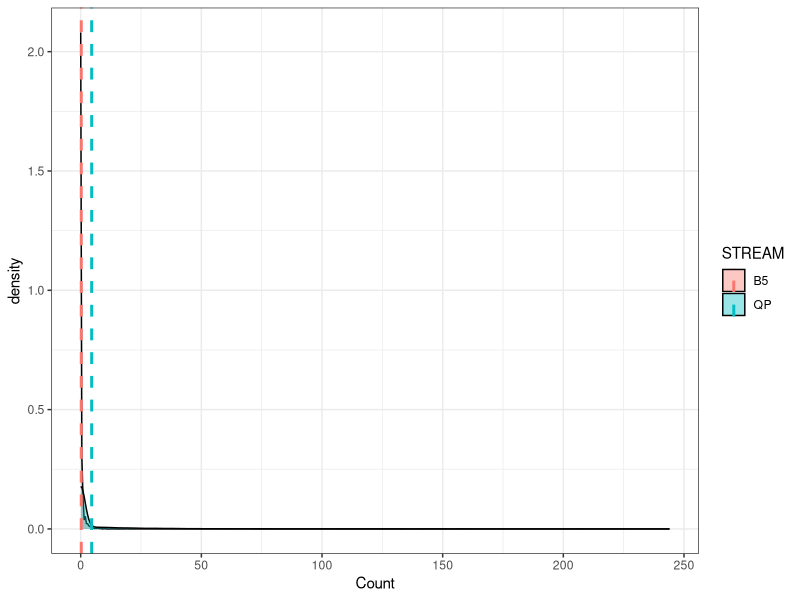
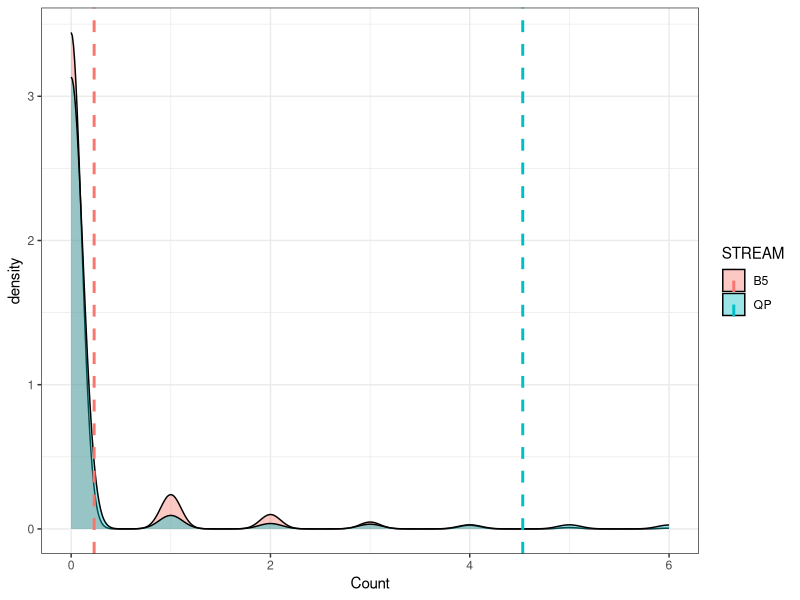
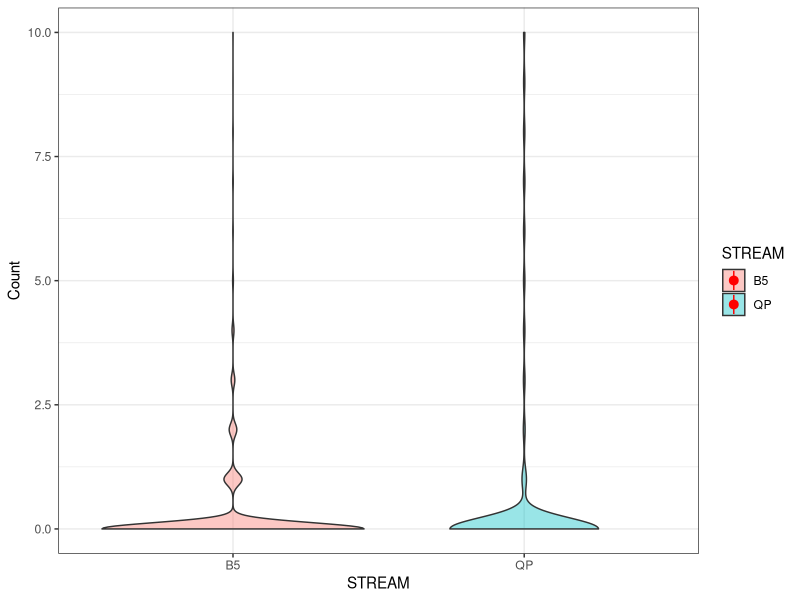
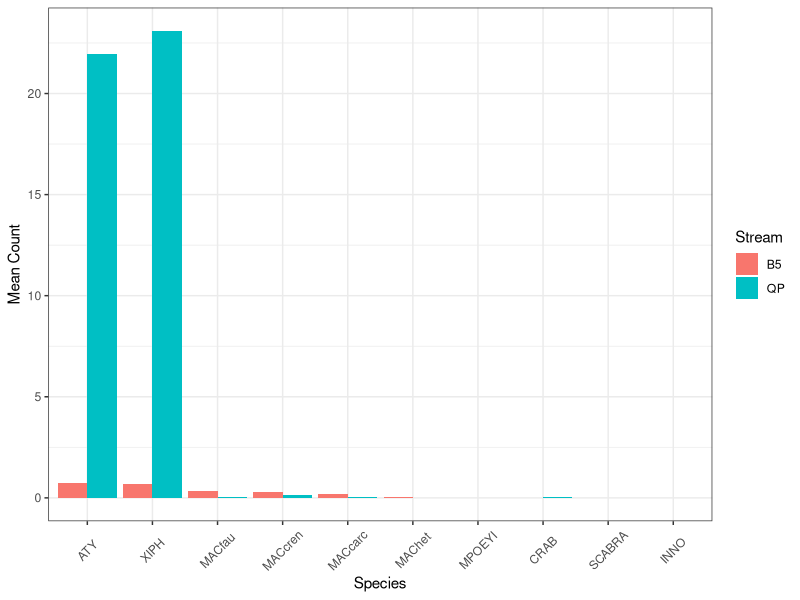
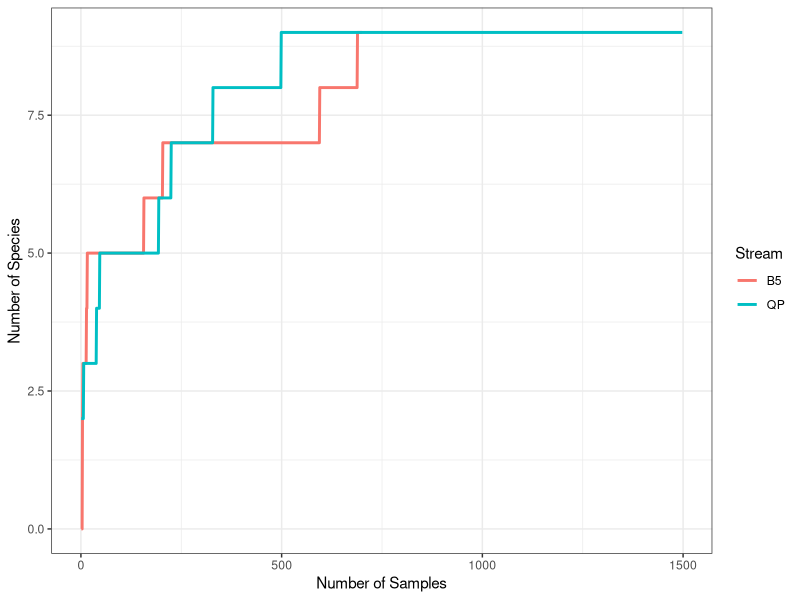
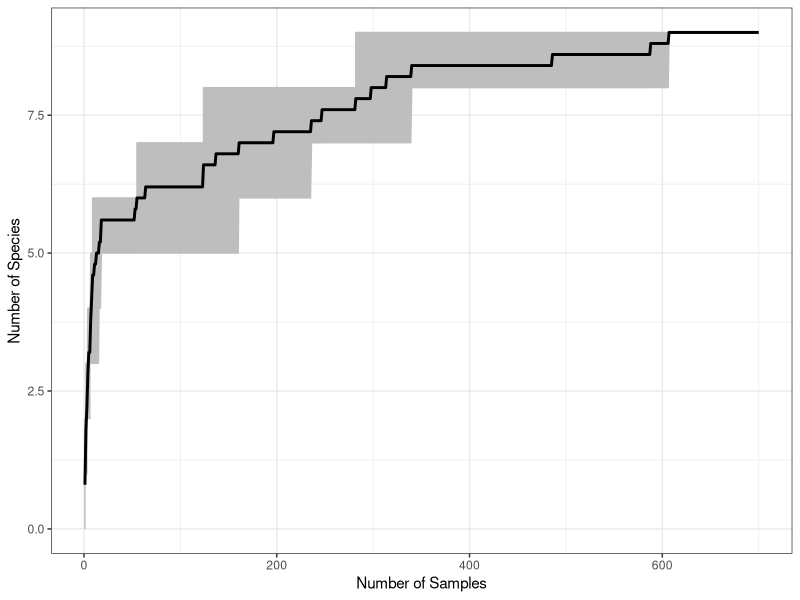
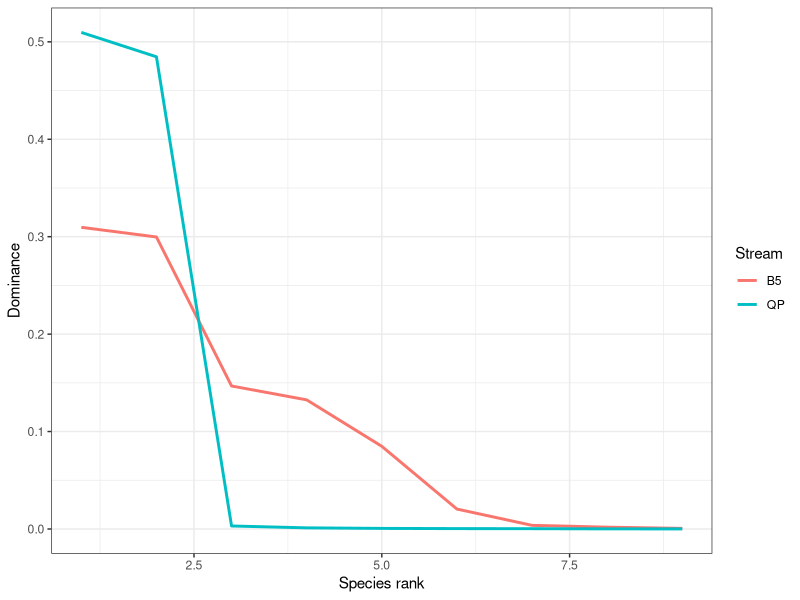
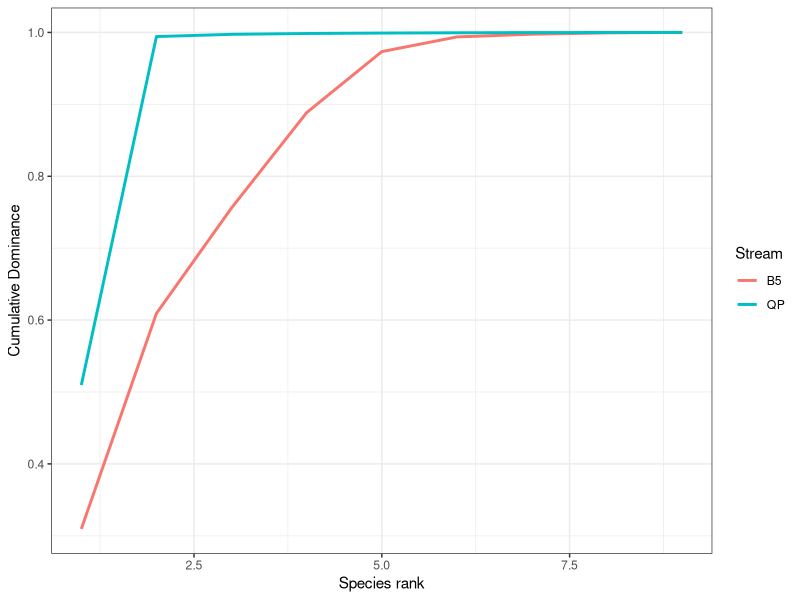

Recreate these plots in R, in order.
## ---- chunk 1
knitr::opts_chunk$set(collapse = T, cache = T)
## ---- chunk 2
library(tidyverse)

# data in wide format
shrimp_w = read_csv('data/shrimp.csv')

shrimp_w

# convert to long format for plotting
shrimp_l = shrimp_w %>% 
  pivot_longer(cols = 7:16, 
               names_to = "Species", 
               values_to = "Count") %>% 
  select(-`...1`)

shrimp_l
## ---- chunk 3
shrimp_ss = shrimp_l %>% 
  group_by(STREAM) %>% 
  summarise(mean_count = mean(Count, na.rm = TRUE),
            sd_count = sd(Count, na.rm = TRUE),
            total = sum(Count, na.rm = TRUE))

shrimp_ss
## ---- chunk 4
ggplot(shrimp_l, aes(x = Count, fill = STREAM))+
  geom_density(alpha=0.4) +
  geom_vline(data=shrimp_ss, aes(xintercept=mean_count, color=STREAM),
             linetype="dashed", size = 1) +
  theme_bw()

ggplot(shrimp_l, aes(x = Count, fill = STREAM))+
  geom_density(alpha=0.4) +
  geom_vline(data=shrimp_ss, aes(xintercept=mean_count, color=STREAM),
             linetype="dashed", size = 1) +
  xlim(0, 6) +
  theme_bw()
## ---- chunk 5
ggplot(shrimp_l, aes(x = STREAM, y = Count, fill = STREAM))+
  geom_violin(alpha=0.4) +
  stat_summary(fun.data=mean_sdl, mult=1, 
               geom="pointrange", color="red") +
  ylim(0, 10)+
  theme_bw()


## ---- chunk 6
shrimp_summary2 = shrimp_l %>% 
  group_by(STREAM, Species) %>% 
  summarise(mean_count = mean(Count, na.rm = TRUE),
            sd_count = sd(Count, na.rm = TRUE),
            total = sum(Count, na.rm = TRUE)) %>% 
  mutate(Species = fct_reorder(Species, mean_count, .desc = TRUE))

ggplot(shrimp_summary2, aes(x = Species, y = mean_count, fill = STREAM))+
  geom_bar(stat = "identity", position=position_dodge()) + 
  labs(y = 'Mean Count', x = 'Species', fill = 'Stream')+
  theme_bw() +
  theme(axis.text.x = element_text(angle = 45, vjust = 0.5))
## ---- chunk 7
shrimp_l %>% 
    group_by(STREAM, YEAR, MONTH) %>% 
    filter(Count > 0) %>% 
    summarise(richness = length(unique(Species))) %>% 
    ungroup() %>% 
    group_by(STREAM) %>% 
    summarise(mean_richness = mean(richness, na.rm = TRUE),
              sd_richness = sd(richness, na.rm = TRUE))
## ---- chunk 8
# for loop
df = unique(shrimp_l[c("STREAM","MONTH","YEAR")])
df$H = NA

df

for (i in 1:nrow(df)){
  d = shrimp_l %>% filter(STREAM == df$STREAM[i],
                        MONTH == df$MONTH[i],
                        YEAR == df$YEAR[i],
                        Count > 0)
  d = d %>% count(Species,wt = Count) %>% 
    mutate(pi = n/sum(n),
           ln_pi = log(pi),
           p_ln_pi = pi*ln_pi)
  
  df$H[i] = -sum(d$p_ln_pi)
}

df %>% 
    group_by(STREAM) %>% 
    summarise(mean_H = mean(H, na.rm = TRUE),
              sd_H = sd(H, na.rm = TRUE))


# dplyr
shrimp_l %>% 
    group_by(STREAM, YEAR, MONTH) %>% 
    filter(Count > 0) %>% 
    mutate(Total = sum(Count)) %>% 
    ungroup() %>% 
    group_by(STREAM, YEAR, MONTH, Species) %>%
    summarise(Count_Spp = sum(Count),
              Total_Count = max(Total)) %>% 
    mutate(p = Count_Spp/Total_Count, 
              ln_pi = log(p), 
              p_ln_pi = p*ln_pi) %>% 
    ungroup() %>% 
    group_by(STREAM, YEAR, MONTH) %>% 
    summarise(H = -sum(p_ln_pi)) %>% 
    ungroup() %>% 
    group_by(STREAM) %>% 
    summarise(mean_H = mean(H, na.rm = TRUE),
              sd_H = sd(H, na.rm = TRUE))
## ---- chunk 9
# for loop
df$D = NA
df

for (i in 1:nrow(df)){
  d = shrimp_l %>% filter(STREAM == df$STREAM[i],
                        MONTH == df$MONTH[i],
                        YEAR == df$YEAR[i],
                        Count > 0)
  d = d %>% count(Species,wt = Count) %>% 
    mutate(pi = n/sum(n))
  
  df$D[i] = sum(d$pi^2)
}
df$even = 1 - df$D
df$inv = 1/df$D

df %>% 
  group_by(STREAM) %>% 
  summarise(mean_D = mean(D, na.rm = TRUE),
            sd_D = sd(D, na.rm = TRUE),
            mean_even = mean(even, na.rm = TRUE),
            sd_even = sd(even, na.rm = TRUE),
            mean_inv = mean(inv, na.rm = TRUE),
            sd_inv = sd(inv, na.rm = TRUE))

# dplyr
shrimp_l %>% 
  group_by(STREAM, YEAR, MONTH) %>% 
  filter(Count > 0) %>% 
  mutate(Total = sum(Count)) %>% 
  ungroup() %>% 
  group_by(STREAM, YEAR, MONTH, Species) %>%
  summarise(Count_Spp = sum(Count),
            Total_Count = max(Total)) %>% 
  mutate(p = Count_Spp/Total_Count, 
         p2 = p^2) %>% 
  ungroup() %>% 
  group_by(STREAM, YEAR, MONTH) %>% 
  summarise(s_dominance = sum(p2),
            s_evenness = 1 - s_dominance,
            inverse_s = 1/s_dominance) %>% 
  ungroup() %>% 
  group_by(STREAM) %>% 
  summarise(mean_D = mean(s_dominance, na.rm = TRUE),
            sd_D = sd(s_dominance, na.rm = TRUE),
            mean_even = mean(s_evenness, na.rm = TRUE),
            sd_even = sd(s_evenness, na.rm = TRUE),
            mean_inv = mean(inverse_s, na.rm = TRUE),
            sd_inv = sd(inverse_s, na.rm = TRUE))
## ---- chunk 10
# add unique ID for each sampling event
shrimp_l = shrimp_l %>% 
  group_by(STREAM, MONTH, YEAR, POOL, TRAP) %>% 
  mutate(sample_ID = cur_group_id()) %>% 
  ungroup()

# curve for B5
b5 = shrimp_l %>% 
  filter(STREAM == 'B5')

b5_sample_ID  = unique(b5$sample_ID)

# store data
sp_b5 = tibble(stream = 'B5', n_samp = 1:length(b5_sample_ID), n_spp = NA)

for (i in 1:length(b5_sample_ID)){
  # sample ID to include
  samp = b5_sample_ID[1:i]
  
  # include only sample numbers 
  d = b5 %>% 
    filter(sample_ID %in% samp,
           Count > 0)
  
  sp_b5$n_spp[i] = length(unique(d$Species))
}

# curve for QP
qp = shrimp_l %>% 
  filter(STREAM == 'QP')

qp_sample_ID  = unique(qp$sample_ID)

# store data
sp_qp = tibble(stream = 'QP', n_samp = 1:length(qp_sample_ID), n_spp = NA)

for (i in 1:length(qp_sample_ID)){
  # sample ID to include
  samp = qp_sample_ID[1:i]
  
  # include only sample numbers 
  d = qp %>% 
    filter(sample_ID %in% samp,
           Count > 0)
  
  sp_qp$n_spp[i] = length(unique(d$Species))
}

# bind and plot
sac = bind_rows(sp_b5, sp_qp)

ggplot(sac, aes(n_samp, n_spp, color = stream))+
  geom_line(size = 1)+
  labs(x = 'Number of Samples',
       y = 'Number of Species',
       color = 'Stream')+
  theme_bw()

## ---- chunk 11
# curve for B5
b5 = shrimp_l %>% 
  filter(STREAM == 'B5')

b5_sample_ID  = unique(b5$sample_ID)

iterations = 5

# store data
sp_b5 = tibble(stream = 'B5', 
               n_samp = rep(1:length(b5_sample_ID),times = iterations), 
               n_spp = NA,
               i = rep(1:iterations, each = length(b5_sample_ID)))

for (j in 1:iterations) {
  # create random sample order
  sID = sample(b5_sample_ID)
  for (i in 1:length(b5_sample_ID)) {
    # sample ID to include
    samp = sID[1:i]
    
    # include only sample numbers
    d = b5 %>%
      filter(sample_ID %in% samp,
             Count > 0)
    
    sp_b5$n_spp[i+((j-1)*length(b5_sample_ID))] = length(unique(d$Species))
  }
}

avg = sp_b5 %>% 
  group_by(n_samp) %>% 
  summarize(n_spp = mean(n_spp, na.rm = T))

ggplot(sp_b5, aes(n_samp, n_spp))+
  geom_line(color = 'grey')+
  geom_line(data = avg, aes(n_samp, n_spp), size = 1)+
  labs(x = 'Number of Samples',
       y = 'Number of Species',
       color = 'Stream')+
  theme_bw()

## ---- chunk 12
df = shrimp_l %>% 
    group_by(STREAM) %>% 
    filter(Count > 0) %>% 
    mutate(Total = sum(Count)) %>% 
    ungroup() %>% 
    group_by(STREAM, Species) %>%
    summarise(Count_Spp = sum(Count),
              Total_Count = max(Total)) %>% 
    mutate(pi = Count_Spp/Total_Count, 
           rank = length(unique(shrimp_l$Species))-rank(pi)) %>% 
    ungroup()

ggplot(df, aes(rank, pi, color = STREAM))+
  geom_line(size = 1)+
  labs(x = 'Species rank',
       y = 'Dominance',
       color = 'Stream')+
  theme_bw()
## ---- chunk 13
df = shrimp_l %>% 
    group_by(STREAM) %>% 
    filter(Count > 0) %>% 
    mutate(Total = sum(Count)) %>% 
    ungroup() %>% 
    group_by(STREAM, Species) %>%
    summarise(Count_Spp = sum(Count),
              Total_Count = max(Total)) %>% 
    mutate(pi = Count_Spp/Total_Count, 
           rank = length(unique(shrimp_l$Species))-rank(pi)) %>% 
    arrange(rank, .by_group = T) %>% 
  mutate(cumsum = cumsum(pi))

ggplot(df, aes(rank, cumsum, color = STREAM))+
  geom_line(size = 1)+
  labs(x = 'Species rank',
       y = 'Cumulative Dominance',
       color = 'Stream')+
  theme_bw()
